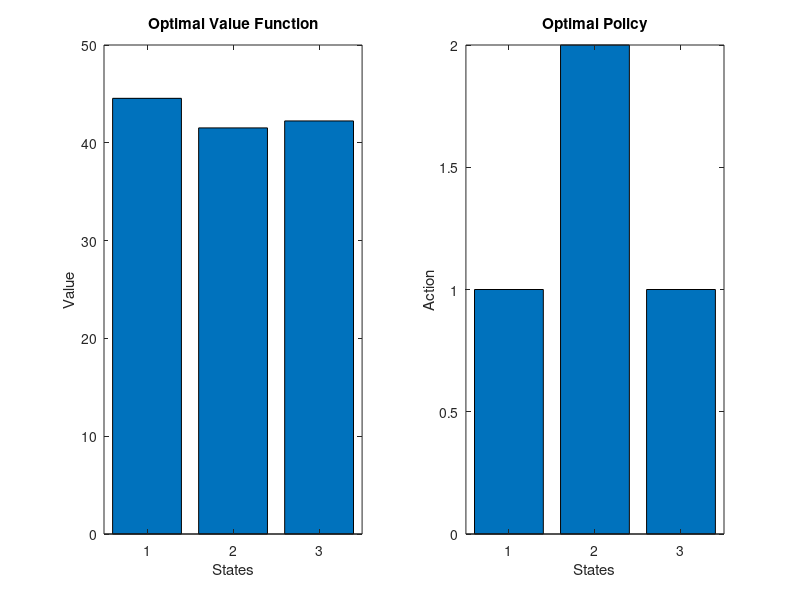

MATLAB code for this plot:
clear all
clc
close all

% Simple MDP with dynamic programming (Value Iteration)

% Number of states and actions
numStates = 3;
numActions = 2;

% Transition probabilities matrix P(s'|s, a)
P = zeros(numStates, numStates, numActions);
P(:,:,1) = [0.8 0.2 0.0; 0.1 0.7 0.2; 0.2 0.3 0.5]; % Transition probabilities for action 1
P(:,:,2) = [0.6 0.3 0.1; 0.4 0.5 0.1; 0.1 0.2 0.7]; % Transition probabilities for action 2

% Reward matrix R(s, a)
R = [5 1; 2 3; 4 2]; % Rewards for each state-action pair

% Discount factor
gamma = 0.9;

% Initialization
V = zeros(numStates, 1); % Initial value function
theta = 1e-3; % Convergence threshold

% Value iteration
while true
    delta = 0;
    for s = 1:numStates
        v = V(s);
        Q = zeros(1, numActions);
        for a = 1:numActions
            Q(a) = R(s, a) + gamma * sum(P(s,:,a) * V);
        end
        V(s) = max(Q);
        delta = max(delta, abs(v - V(s)));
    end
    
    % Check for convergence
    if delta < theta
        break;
    end
end

% Policy extraction
policy = zeros(numStates, 1);
for s = 1:numStates
    Q = zeros(1, numActions);
    for a = 1:numActions
        Q(a) = R(s, a) + gamma * sum(P(s,:,a) * V);
    end
    [~, policy(s)] = max(Q);
end

% Display results
disp('Optimal Value Function:');
disp(V);
disp('Optimal Policy:');
disp(policy);

% Illustration
figure;
subplot(1,2,1);
bar(V);
title('Optimal Value Function');
xlabel('States');
ylabel('Value');

subplot(1,2,2);
bar(policy);
title('Optimal Policy');
xlabel('States');
ylabel('Action');
